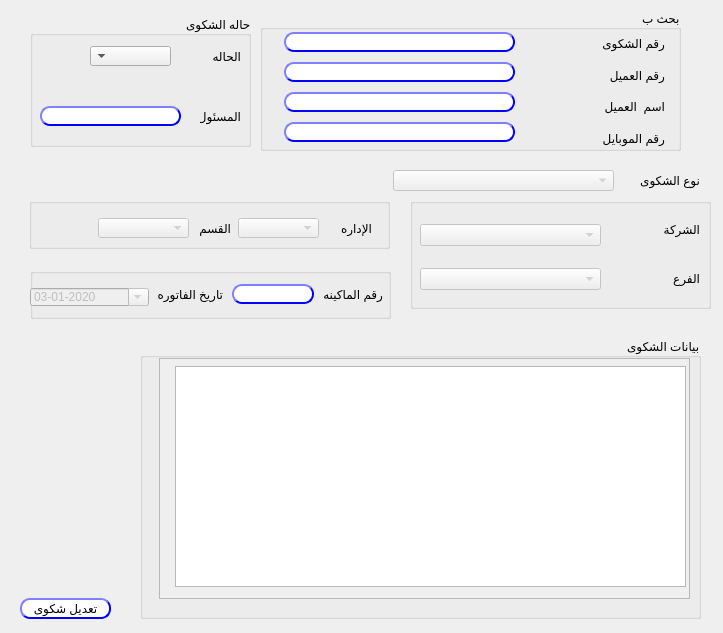
<?xml version="1.0" encoding="UTF-8"?>
<ui version="4.0">
 <class>Dialog</class>
 <widget class="QDialog" name="Dialog">
  <property name="geometry">
   <rect>
    <x>0</x>
    <y>0</y>
    <width>723</width>
    <height>633</height>
   </rect>
  </property>
  <property name="windowTitle">
   <string>تعديل شكوى عميل</string>
  </property>
  <widget class="QLabel" name="label_17">
   <property name="geometry">
    <rect>
     <x>589</x>
     <y>170</y>
     <width>111</width>
     <height>20</height>
    </rect>
   </property>
   <property name="text">
    <string>نوع الشكوى</string>
   </property>
  </widget>
  <widget class="QPushButton" name="Qbtn_modify">
   <property name="enabled">
    <bool>true</bool>
   </property>
   <property name="geometry">
    <rect>
     <x>20</x>
     <y>598</y>
     <width>91</width>
     <height>21</height>
    </rect>
   </property>
   <property name="styleSheet">
    <string notr="true">QPushButton{
                                        background-color: white;
                                        border-style: outset;
                                        border-width: 2px;
                                        border-radius: 10px;
                                        border-color: blue;
                                        min-width:6em;
                                       }
                                        QPushButton:hover {
                                        background: qradialgradient(
                                        cx: 0.3, cy: -0.4, fx: 0.3, fy: -0.4,
                                        radius: 1.35, stop: 0 #fff, stop: 1 #bbb
                                        );
                                        }
                                        QPushButton:pressed {
                                        border-style: inset;
                                        background: qradialgradient(
                                        cx: 0.4, cy: -0.1, fx: 0.4, fy: -0.1,
                                        radius: 1.35, stop: 0 #fff, stop: 1 #ddd
                                        );
                                        }
                                    
                                    </string>
   </property>
   <property name="text">
    <string>تعديل شكوى</string>
   </property>
  </widget>
  <widget class="QComboBox" name="CMB_complainType">
   <property name="enabled">
    <bool>false</bool>
   </property>
   <property name="geometry">
    <rect>
     <x>393</x>
     <y>170</y>
     <width>221</width>
     <height>21</height>
    </rect>
   </property>
   <property name="layoutDirection">
    <enum>Qt::LeftToRight</enum>
   </property>
   <property name="autoFillBackground">
    <bool>false</bool>
   </property>
   <property name="editable">
    <bool>false</bool>
   </property>
   <property name="duplicatesEnabled">
    <bool>true</bool>
   </property>
   <property name="frame">
    <bool>true</bool>
   </property>
   <property name="modelColumn">
    <number>0</number>
   </property>
  </widget>
  <widget class="QGroupBox" name="groupBox_3">
   <property name="geometry">
    <rect>
     <x>410</x>
     <y>198</y>
     <width>301</width>
     <height>111</height>
    </rect>
   </property>
   <property name="title">
    <string/>
   </property>
   <widget class="QWidget" name="layoutWidget">
    <property name="geometry">
     <rect>
      <x>10</x>
      <y>10</y>
      <width>181</width>
      <height>100</height>
     </rect>
    </property>
    <layout class="QVBoxLayout" name="verticalLayout_3">
     <item>
      <widget class="QComboBox" name="CMB_company">
       <property name="enabled">
        <bool>false</bool>
       </property>
      </widget>
     </item>
     <item>
      <widget class="QComboBox" name="CMB_branch">
       <property name="enabled">
        <bool>false</bool>
       </property>
      </widget>
     </item>
    </layout>
   </widget>
   <widget class="QWidget" name="layoutWidget_2">
    <property name="geometry">
     <rect>
      <x>214</x>
      <y>10</y>
      <width>76</width>
      <height>91</height>
     </rect>
    </property>
    <layout class="QVBoxLayout" name="verticalLayout_2">
     <item>
      <widget class="QLabel" name="label_4">
       <property name="text">
        <string>الشركة</string>
       </property>
      </widget>
     </item>
     <item>
      <widget class="QLabel" name="label_11">
       <property name="text">
        <string>الفرع</string>
       </property>
      </widget>
     </item>
    </layout>
   </widget>
  </widget>
  <widget class="QGroupBox" name="groupBox">
   <property name="geometry">
    <rect>
     <x>260</x>
     <y>10</y>
     <width>421</width>
     <height>141</height>
    </rect>
   </property>
   <property name="layoutDirection">
    <enum>Qt::RightToLeft</enum>
   </property>
   <property name="title">
    <string>بحث ب </string>
   </property>
   <widget class="QWidget" name="verticalLayoutWidget">
    <property name="geometry">
     <rect>
      <x>304</x>
      <y>20</y>
      <width>101</width>
      <height>121</height>
     </rect>
    </property>
    <layout class="QVBoxLayout" name="verticalLayout">
     <item>
      <widget class="QLabel" name="label_22">
       <property name="text">
        <string>رقم الشكوى</string>
       </property>
      </widget>
     </item>
     <item>
      <widget class="QLabel" name="label_21">
       <property name="text">
        <string>رقم العميل</string>
       </property>
      </widget>
     </item>
     <item>
      <widget class="QLabel" name="label_19">
       <property name="text">
        <string>اسم  العميل</string>
       </property>
      </widget>
     </item>
     <item>
      <widget class="QLabel" name="label_20">
       <property name="text">
        <string>رقم الموبايل</string>
       </property>
      </widget>
     </item>
    </layout>
   </widget>
   <widget class="QWidget" name="verticalLayoutWidget_2">
    <property name="geometry">
     <rect>
      <x>24</x>
      <y>18</y>
      <width>231</width>
      <height>121</height>
     </rect>
    </property>
    <layout class="QVBoxLayout" name="verticalLayout_4">
     <item>
      <widget class="QLineEdit" name="LE_complainNo">
       <property name="enabled">
        <bool>false</bool>
       </property>
       <property name="styleSheet">
        <string notr="true">QLineEdit{
                                        background-color: white;
                                        border-style: outset;
                                        border-width: 2px;
                                        border-radius: 10px;
                                        border-color: blue;
                                        min-width: 6em;
                                        }
                                        QLineEdit:hover {
                                        background: qradialgradient(
                                        cx: 0.3, cy: -0.4, fx: 0.3, fy: -0.4,
                                        radius: 1.35, stop: 0 #fff, stop: 1 #bbb
                                        );
                                        }
                                       QLineEdit:pressed {
                                        border-style: inset;
                                        background: qradialgradient(
                                        cx: 0.4, cy: -0.1, fx: 0.4, fy: -0.1,
                                        radius: 1.35, stop: 0 #fff, stop: 1 #ddd
                                        );
                                        }
                                    </string>
       </property>
      </widget>
     </item>
     <item>
      <widget class="QLineEdit" name="LE_custNo">
       <property name="enabled">
        <bool>false</bool>
       </property>
       <property name="styleSheet">
        <string notr="true">QLineEdit{
                                        background-color: white;
                                        border-style: outset;
                                        border-width: 2px;
                                        border-radius: 10px;
                                        border-color: blue;
                                        min-width: 6em;
                                        }
                                        QLineEdit:hover {
                                        background: qradialgradient(
                                        cx: 0.3, cy: -0.4, fx: 0.3, fy: -0.4,
                                        radius: 1.35, stop: 0 #fff, stop: 1 #bbb
                                        );
                                        }
                                       QLineEdit:pressed {
                                        border-style: inset;
                                        background: qradialgradient(
                                        cx: 0.4, cy: -0.1, fx: 0.4, fy: -0.1,
                                        radius: 1.35, stop: 0 #fff, stop: 1 #ddd
                                        );
                                        }
                                    </string>
       </property>
      </widget>
     </item>
     <item>
      <widget class="QLineEdit" name="LE_custName">
       <property name="enabled">
        <bool>false</bool>
       </property>
       <property name="styleSheet">
        <string notr="true">QLineEdit{
                                        background-color: white;
                                        border-style: outset;
                                        border-width: 2px;
                                        border-radius: 10px;
                                        border-color: blue;
                                        min-width: 6em;
                                        }
                                        QLineEdit:hover {
                                        background: qradialgradient(
                                        cx: 0.3, cy: -0.4, fx: 0.3, fy: -0.4,
                                        radius: 1.35, stop: 0 #fff, stop: 1 #bbb
                                        );
                                        }
                                       QLineEdit:pressed {
                                        border-style: inset;
                                        background: qradialgradient(
                                        cx: 0.4, cy: -0.1, fx: 0.4, fy: -0.1,
                                        radius: 1.35, stop: 0 #fff, stop: 1 #ddd
                                        );
                                        }
                                    </string>
       </property>
      </widget>
     </item>
     <item>
      <widget class="QLineEdit" name="LE_custPhone">
       <property name="enabled">
        <bool>false</bool>
       </property>
       <property name="styleSheet">
        <string notr="true">QLineEdit{
                                        background-color: white;
                                        border-style: outset;
                                        border-width: 2px;
                                        border-radius: 10px;
                                        border-color: blue;
                                        min-width: 6em;
                                        }
                                        QLineEdit:hover {
                                        background: qradialgradient(
                                        cx: 0.3, cy: -0.4, fx: 0.3, fy: -0.4,
                                        radius: 1.35, stop: 0 #fff, stop: 1 #bbb
                                        );
                                        }
                                       QLineEdit:pressed {
                                        border-style: inset;
                                        background: qradialgradient(
                                        cx: 0.4, cy: -0.1, fx: 0.4, fy: -0.1,
                                        radius: 1.35, stop: 0 #fff, stop: 1 #ddd
                                        );
                                        }
                                    </string>
       </property>
      </widget>
     </item>
    </layout>
   </widget>
  </widget>
  <widget class="QGroupBox" name="groupBox_2">
   <property name="geometry">
    <rect>
     <x>29</x>
     <y>198</y>
     <width>361</width>
     <height>51</height>
    </rect>
   </property>
   <property name="title">
    <string/>
   </property>
   <widget class="QComboBox" name="CMB_section">
    <property name="enabled">
     <bool>false</bool>
    </property>
    <property name="geometry">
     <rect>
      <x>69</x>
      <y>20</y>
      <width>91</width>
      <height>20</height>
     </rect>
    </property>
   </widget>
   <widget class="QLabel" name="label_13">
    <property name="geometry">
     <rect>
      <x>302</x>
      <y>20</y>
      <width>41</width>
      <height>20</height>
     </rect>
    </property>
    <property name="text">
     <string>الإداره</string>
    </property>
   </widget>
   <widget class="QLabel" name="label_16">
    <property name="geometry">
     <rect>
      <x>161</x>
      <y>20</y>
      <width>41</width>
      <height>20</height>
     </rect>
    </property>
    <property name="text">
     <string>القسم</string>
    </property>
   </widget>
   <widget class="QComboBox" name="CMB_department">
    <property name="enabled">
     <bool>false</bool>
    </property>
    <property name="geometry">
     <rect>
      <x>209</x>
      <y>20</y>
      <width>81</width>
      <height>20</height>
     </rect>
    </property>
   </widget>
  </widget>
  <widget class="QGroupBox" name="groupBox_4">
   <property name="geometry">
    <rect>
     <x>30</x>
     <y>268</y>
     <width>361</width>
     <height>51</height>
    </rect>
   </property>
   <property name="title">
    <string/>
   </property>
   <widget class="QDateEdit" name="Qdate_invoice">
    <property name="enabled">
     <bool>false</bool>
    </property>
    <property name="geometry">
     <rect>
      <x>0</x>
      <y>20</y>
      <width>119</width>
      <height>18</height>
     </rect>
    </property>
    <property name="layoutDirection">
     <enum>Qt::LeftToRight</enum>
    </property>
    <property name="displayFormat">
     <string>dd-MM-yyyy</string>
    </property>
    <property name="calendarPopup">
     <bool>true</bool>
    </property>
    <property name="date">
     <date>
      <year>2020</year>
      <month>1</month>
      <day>3</day>
     </date>
    </property>
   </widget>
   <widget class="QLabel" name="label_18">
    <property name="geometry">
     <rect>
      <x>292</x>
      <y>16</y>
      <width>61</width>
      <height>20</height>
     </rect>
    </property>
    <property name="text">
     <string>رقم الماكينه</string>
    </property>
   </widget>
   <widget class="QLineEdit" name="LE_pos">
    <property name="enabled">
     <bool>false</bool>
    </property>
    <property name="geometry">
     <rect>
      <x>202</x>
      <y>16</y>
      <width>82</width>
      <height>20</height>
     </rect>
    </property>
    <property name="styleSheet">
     <string notr="true">QLineEdit{
                                        background-color: white;
                                        border-style: outset;
                                        border-width: 2px;
                                        border-radius: 10px;
                                        border-color: blue;
                                        min-width: 6em;
                                        }
                                        QLineEdit:hover {
                                        background: qradialgradient(
                                        cx: 0.3, cy: -0.4, fx: 0.3, fy: -0.4,
                                        radius: 1.35, stop: 0 #fff, stop: 1 #bbb
                                        );
                                        }
                                       QLineEdit:pressed {
                                        border-style: inset;
                                        background: qradialgradient(
                                        cx: 0.4, cy: -0.1, fx: 0.4, fy: -0.1,
                                        radius: 1.35, stop: 0 #fff, stop: 1 #ddd
                                        );
                                        }
                                    </string>
    </property>
    <property name="text">
     <string/>
    </property>
   </widget>
   <widget class="QLabel" name="label_9">
    <property name="geometry">
     <rect>
      <x>112</x>
      <y>16</y>
      <width>81</width>
      <height>20</height>
     </rect>
    </property>
    <property name="text">
     <string>تاريخ الفاتوره</string>
    </property>
   </widget>
  </widget>
  <widget class="QGroupBox" name="groupBox_5">
   <property name="geometry">
    <rect>
     <x>140</x>
     <y>338</y>
     <width>561</width>
     <height>281</height>
    </rect>
   </property>
   <property name="layoutDirection">
    <enum>Qt::RightToLeft</enum>
   </property>
   <property name="title">
    <string>بيانات الشكوى </string>
   </property>
   <widget class="QScrollArea" name="scrollArea">
    <property name="geometry">
     <rect>
      <x>19</x>
      <y>20</y>
      <width>531</width>
      <height>241</height>
     </rect>
    </property>
    <property name="widgetResizable">
     <bool>true</bool>
    </property>
    <widget class="QWidget" name="scrollAreaWidgetContents">
     <property name="geometry">
      <rect>
       <x>0</x>
       <y>0</y>
       <width>529</width>
       <height>239</height>
      </rect>
     </property>
     <widget class="QTextBrowser" name="details">
      <property name="geometry">
       <rect>
        <x>15</x>
        <y>7</y>
        <width>511</width>
        <height>221</height>
       </rect>
      </property>
     </widget>
    </widget>
   </widget>
  </widget>
  <widget class="QGroupBox" name="groupBox_6">
   <property name="geometry">
    <rect>
     <x>30</x>
     <y>16</y>
     <width>221</width>
     <height>131</height>
    </rect>
   </property>
   <property name="layoutDirection">
    <enum>Qt::RightToLeft</enum>
   </property>
   <property name="title">
    <string>حاله الشكوى</string>
   </property>
   <widget class="QLabel" name="label_14">
    <property name="enabled">
     <bool>true</bool>
    </property>
    <property name="geometry">
     <rect>
      <x>170</x>
      <y>30</y>
      <width>41</width>
      <height>20</height>
     </rect>
    </property>
    <property name="text">
     <string>الحاله</string>
    </property>
   </widget>
   <widget class="QComboBox" name="CMB_status">
    <property name="enabled">
     <bool>true</bool>
    </property>
    <property name="geometry">
     <rect>
      <x>60</x>
      <y>30</y>
      <width>81</width>
      <height>20</height>
     </rect>
    </property>
   </widget>
   <widget class="QLineEdit" name="LE_responsible">
    <property name="enabled">
     <bool>true</bool>
    </property>
    <property name="geometry">
     <rect>
      <x>10</x>
      <y>90</y>
      <width>141</width>
      <height>20</height>
     </rect>
    </property>
    <property name="styleSheet">
     <string notr="true">QLineEdit{
                                        background-color: white;
                                        border-style: outset;
                                        border-width: 2px;
                                        border-radius: 10px;
                                        border-color: blue;
                                        min-width: 6em;
                                        }
                                        QLineEdit:hover {
                                        background: qradialgradient(
                                        cx: 0.3, cy: -0.4, fx: 0.3, fy: -0.4,
                                        radius: 1.35, stop: 0 #fff, stop: 1 #bbb
                                        );
                                        }
                                       QLineEdit:pressed {
                                        border-style: inset;
                                        background: qradialgradient(
                                        cx: 0.4, cy: -0.1, fx: 0.4, fy: -0.1,
                                        radius: 1.35, stop: 0 #fff, stop: 1 #ddd
                                        );
                                        }
                                    </string>
    </property>
   </widget>
   <widget class="QLabel" name="label_15">
    <property name="enabled">
     <bool>true</bool>
    </property>
    <property name="geometry">
     <rect>
      <x>170</x>
      <y>90</y>
      <width>41</width>
      <height>20</height>
     </rect>
    </property>
    <property name="text">
     <string>المسئول</string>
    </property>
   </widget>
  </widget>
 </widget>
 <resources/>
 <connections/>
</ui>
